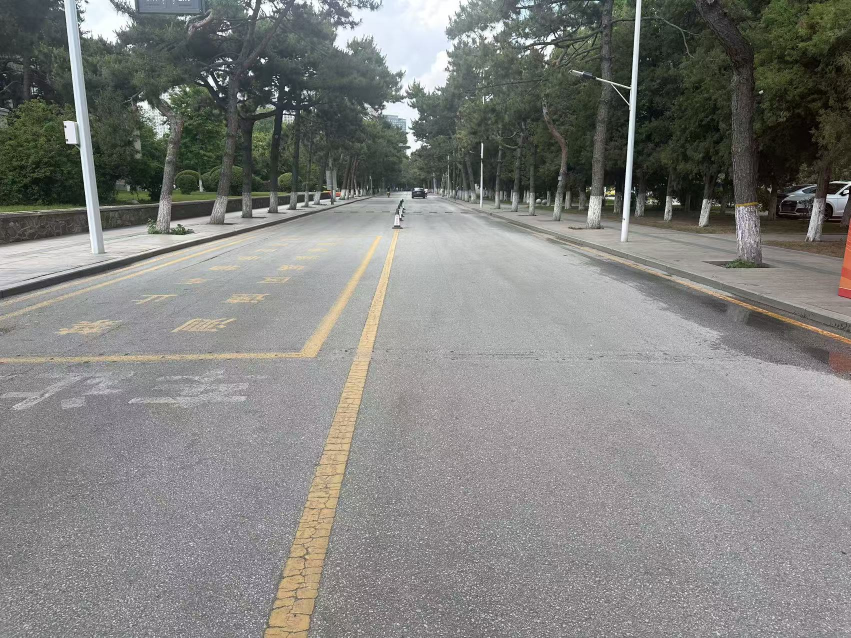
#> input picture images/road.jpg, 1702 x 1276 px, found by its file name (shown at 1/2 size)
$ python lane_detection.py
#> lines starting #> are read from the running program, lines starting #| are printed output that depends on the picture; after the words box and inside, x2 and y2 are one past the last pixel; in counts of white or black regions, pixels touching at a corner belong together
import cv2
import numpy as np
import matplotlib.pyplot as plt

# 读取图像
import os

print("当前工作目录：", os.getcwd())
print("程序所在目录：", os.path.dirname(os.path.abspath(__file__)))

import os
import cv2

BASE_DIR = os.path.dirname(os.path.abspath(__file__))
IMAGE_PATH = os.path.join(BASE_DIR, "images", "road.jpg")

print("图片路径：", IMAGE_PATH)

img = cv2.imread(IMAGE_PATH)
#> img is the input picture: shape (1276, 1702, 3); mean B, G, R 127.3, 130.2, 130

if img is None:
    print("图片读取失败")
    exit()

print("图片读取成功")

img_rgb = cv2.cvtColor(img, cv2.COLOR_BGR2RGB)

height, width = img.shape[:2]
#> height = 1276; width = 1702

# HSV颜色空间
hsv = cv2.cvtColor(img, cv2.COLOR_BGR2HSV)
#> hsv: shape (1276, 1702, 3); mean H, S, V 91.3, 24.2, 133.4

# 黄色范围（针对图片调试）
lower_yellow = np.array([15, 60, 60])
upper_yellow = np.array([40, 255, 255])

mask = cv2.inRange(
    hsv,
    lower_yellow,
    upper_yellow
)
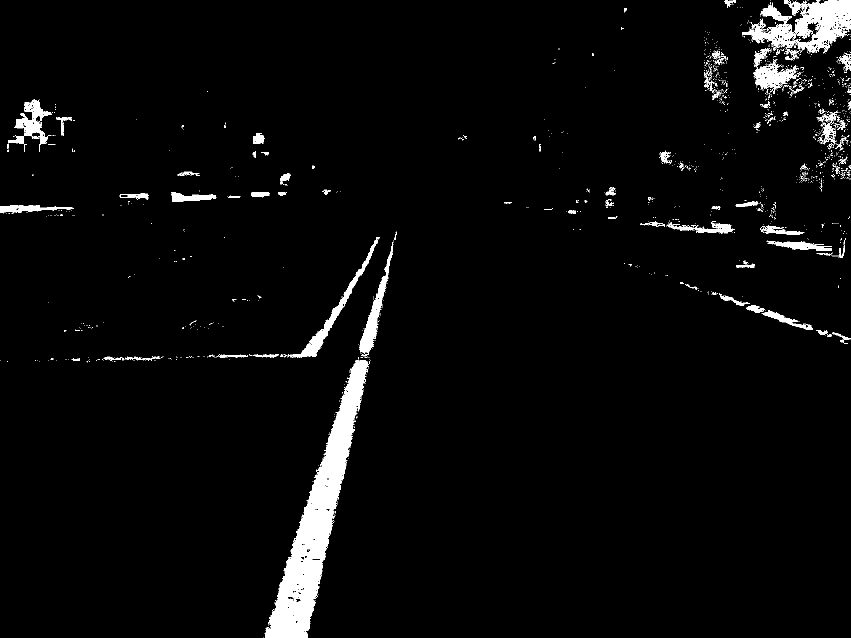
#> mask: shape (1276, 1702) (shown at 1/2 size); 3.3% white; 1557 white regions (1454 under 20 px), largest, box (x1, y1, x2, y2) and area: (529, 719, 741, 1276) 30993, (1484, 0, 1702, 107) 10771, (574, 474, 760, 716) 3495


# 去噪

kernel = np.ones((5,5), np.uint8)

mask = cv2.morphologyEx(
    mask,
    cv2.MORPH_CLOSE,
    kernel
)
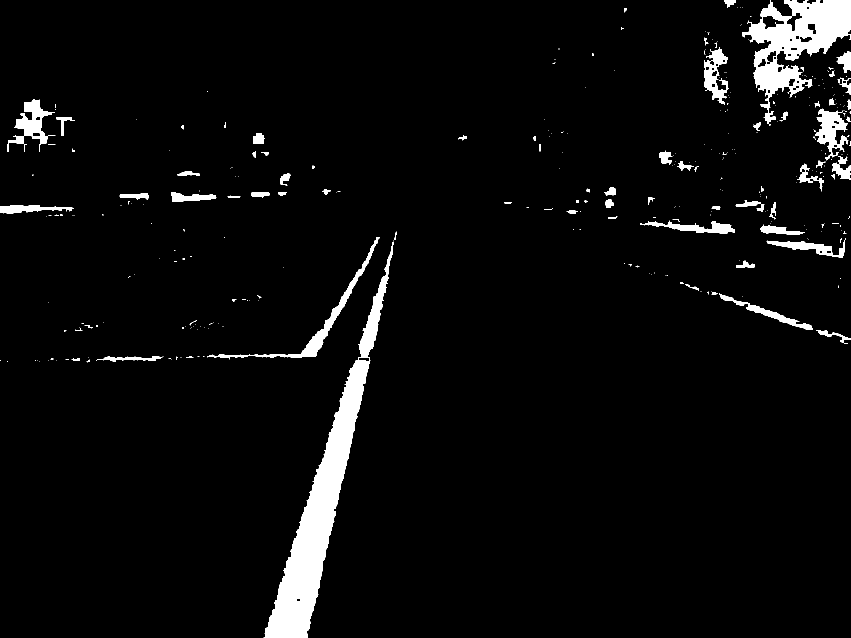
#> mask: shape (1276, 1702) (shown at 1/2 size); 4.2% white; 338 white regions (255 under 20 px), largest, box (x1, y1, x2, y2) and area: (527, 484, 787, 1276) 36809, (1484, 0, 1702, 251) 20847, (415, 474, 760, 719) 4360

mask = cv2.morphologyEx(
    mask,
    cv2.MORPH_OPEN,
    kernel
)
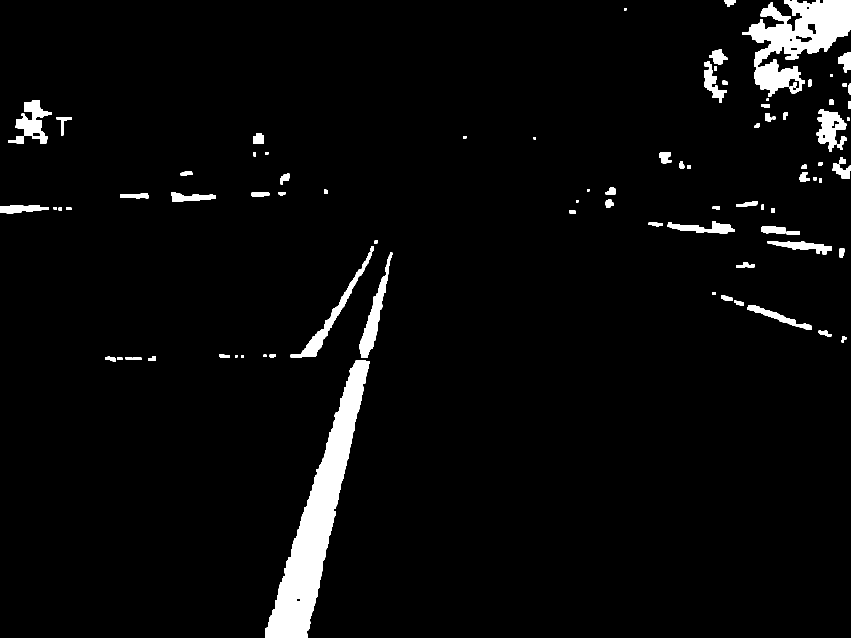
#> mask: shape (1276, 1702) (shown at 1/2 size); 3.9% white; 90 white regions, largest, box (x1, y1, x2, y2) and area: (530, 720, 739, 1276) 33044, (1484, 0, 1702, 193) 19567, (581, 505, 744, 715) 3476


# ROI区域
# 只保留道路中央区域

roi_mask = np.zeros_like(mask)

polygon = np.array([
[
    (int(width*0.25), height),
    (int(width*0.75), height),
    (int(width*0.58), int(height*0.35)),
    (int(width*0.42), int(height*0.35))
]
], dtype=np.int32)

cv2.fillPoly(roi_mask, polygon, 255)
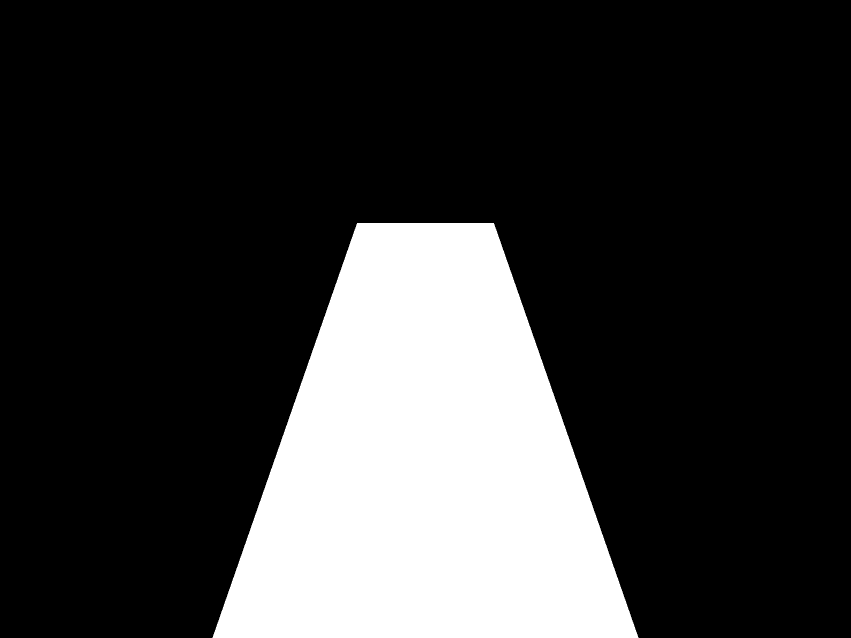
#> roi_mask: shape (1276, 1702) (shown at 1/2 size); 21.5% white; 1 white region, box (x1, y1, x2, y2) and area: (425, 446, 1277, 1276) 467290

roi = cv2.bitwise_and(mask, roi_mask)
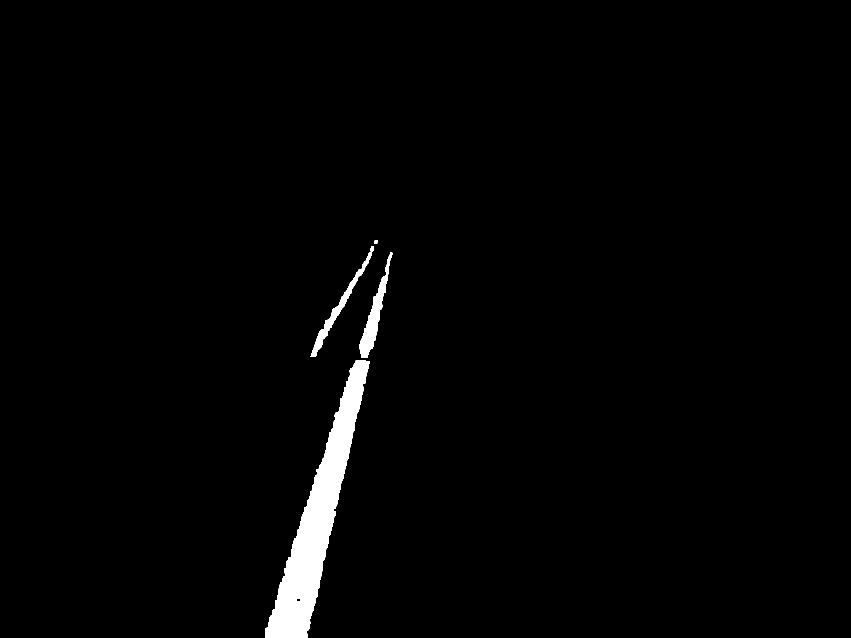
#> roi: shape (1276, 1702) (shown at 1/2 size); 1.8% white; 6 white regions, box (x1, y1, x2, y2) and area: (530, 720, 739, 1276) 33044, (719, 550, 776, 715) 3258, (621, 505, 744, 714) 2653, (770, 505, 785, 549) 268, (741, 492, 748, 503) 67, (749, 480, 756, 488) 50


# 边缘检测

edges = cv2.Canny(
    roi,
    50,
    150
)
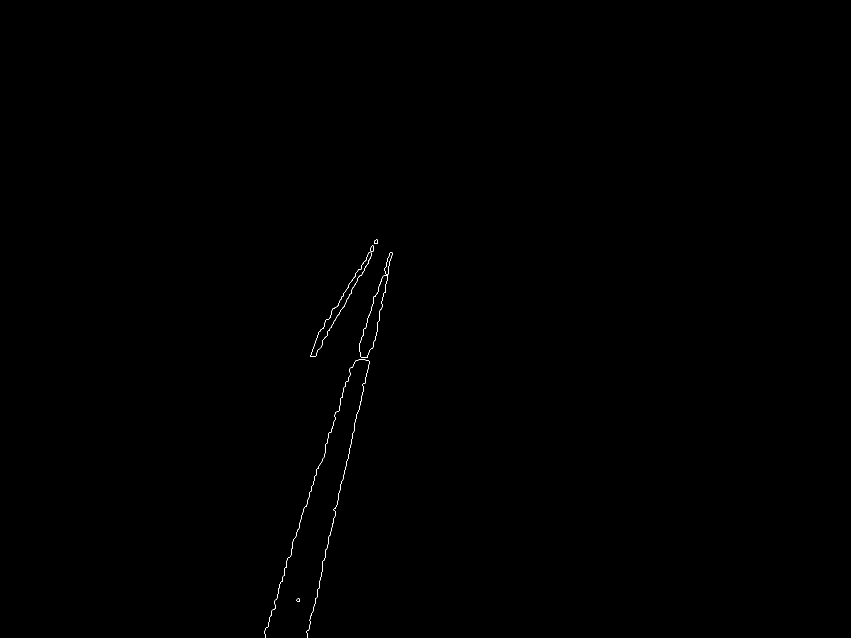
#> edges: shape (1276, 1702) (shown at 1/2 size); 0.1% white in thin lines or dots, all inside (x1, y1, x2, y2) = (529, 479, 785, 1276)


# 霍夫直线检测

lines = cv2.HoughLinesP(
    edges,
    rho=1,
    theta=np.pi/180,
    threshold=50,
    minLineLength=100,
    maxLineGap=30
)
#> lines = 14 rows, first 6: [645, 1131, 771, 582], [651, 893, 702, 735], [614, 1271, 708, 860], [612, 1013, 703, 735], [549, 1201, 634, 937], [718, 695, 779, 506]


# 绘制结果

result = img_rgb.copy()

if lines is not None:

    longest_line = None
    max_len = 0

    for line in lines:

        x1, y1, x2, y2 = line[0]

        length = np.sqrt(
            (x2-x1)**2 +
            (y2-y1)**2
        )

        if length > max_len:
            max_len = length
            longest_line = (x1,y1,x2,y2)
#> this loop made 14 passes
#> (x1, y1, x2, y2, length, max_len) on pass 1: (645, 1131, 771, 582, 563.3, 563.3)
#> (x1, y1, x2, y2, length) on passes 2 to 7: (651, 893, 702, 735, 166), (614, 1271, 708, 860, 421.6), (612, 1013, 703, 735, 292.5), (549, 1201, 634, 937, 277.3), (718, 695, 779, 506, 198.6), (529, 1265, 637, 932, 350.1)
#> after the loop, max_len = 563.3

    if longest_line is not None:

        x1,y1,x2,y2 = longest_line
#> x1 = 645; y1 = 1131; x2 = 771; y2 = 582

        cv2.line(
            result,
            (x1,y1),
            (x2,y2),
            (255,0,0),
            6
        )
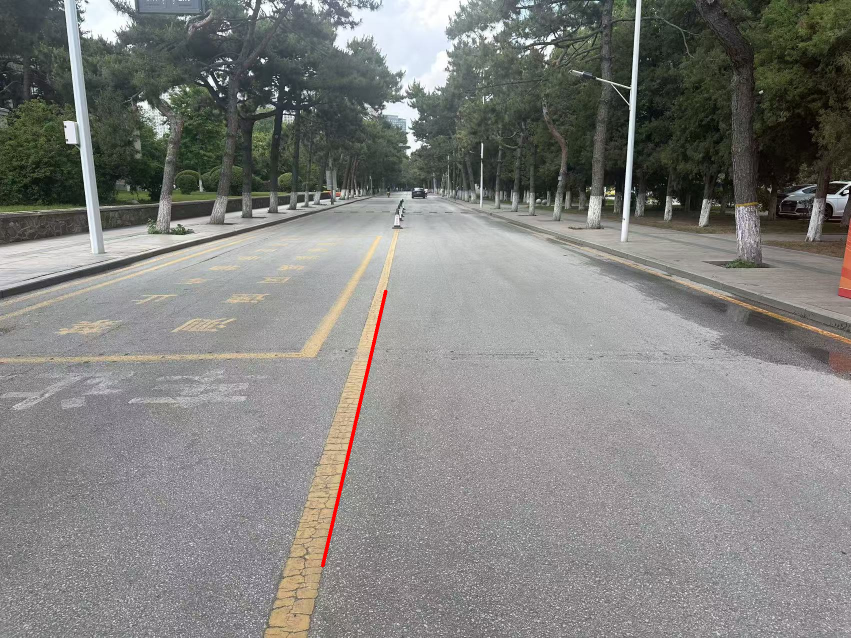
#> result: shape (1276, 1702, 3) (shown at 1/2 size); mean R, G, B 130.1, 129.9, 127


# 显示结果

plt.figure(figsize=(14,8))

plt.subplot(221)
plt.imshow(img_rgb)
plt.title("Original")

plt.subplot(222)
plt.imshow(mask,cmap='gray')
plt.title("Yellow Extraction")

plt.subplot(223)
plt.imshow(roi,cmap='gray')
plt.title("ROI")

plt.subplot(224)
plt.imshow(result)
plt.title("Lane Detection")

plt.tight_layout()
plt.show()
